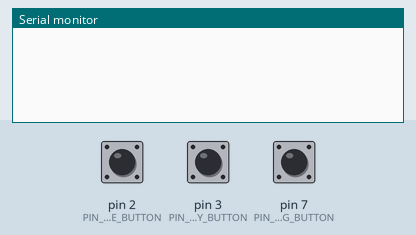
Recording of a sketch running on a simulated Arduino Uno, built with avr-gcc and run on an emulated ATmega328P. On the bench: the last lines printed to the serial monitor. Inputs (shaded band) come from the test bench; at power-on: pin 2 (PIN_CONFIG_TIME_BUTTON) LOW, pin 3 (PIN_CONFIG_QUANTITY_BUTTON) LOW, pin 7 (PIN_CONFIG_BUTTON) LOW.

Above: at 1.2 s.
1.3 s: pin 2 (PIN_CONFIG_TIME_BUTTON) pulled HIGH for 0.15 s
At 2.1 s:
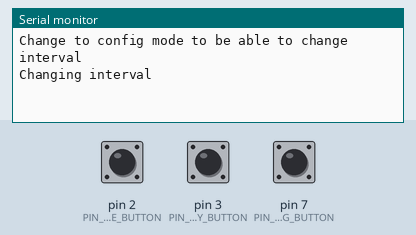
2.9 s: pin 3 (PIN_CONFIG_QUANTITY_BUTTON) pulled HIGH for 0.15 s
At 3.3 s:
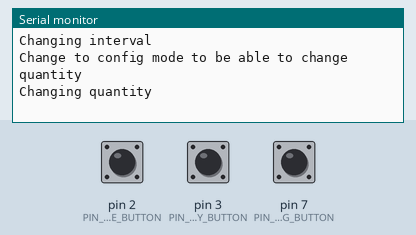
4.5 s: pin 7 (PIN_CONFIG_BUTTON) pulled HIGH for 0.15 s
At 5.4 s:
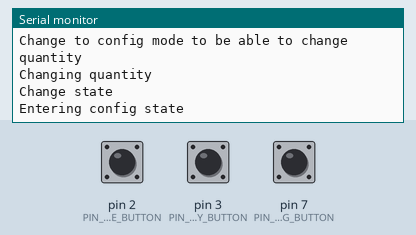
6.1 s: pin 7 (PIN_CONFIG_BUTTON) pulled HIGH for 1 s
At 6.41 s:
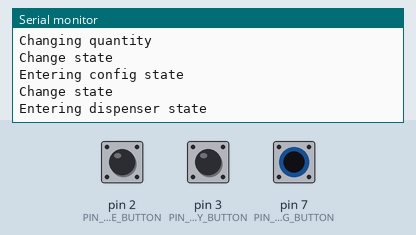
8.6 s: pin 7 (PIN_CONFIG_BUTTON) pulled HIGH for 0.15 s
At 10.7 s:
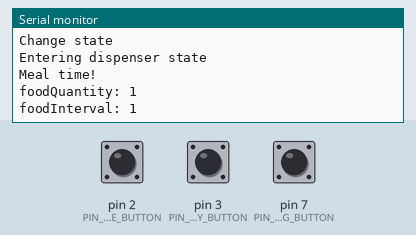

The sketch:

tempo_botao.ino
```cpp
// definir o número dos pinos
#define CONFIG_STATE 0
#define DISPENSER_STATE 1

#define CONFIG_LOW 0
#define CONFIG_MEDIUM 1
#define CONFIG_HIGH 2

#define FOOD_LOW_INTERVAL 5000
#define FOOD_MEDIUM_INTERVAL 10000
#define FOOD_HIGH_INTERVAL 15000

const int PIN_CONFIG_BUTTON = 7;
const int PIN_CONFIG_TIME_BUTTON = 2;
const int PIN_CONFIG_QUANTITY_BUTTON = 3;

int state = DISPENSER_STATE;
int foodQuantity = CONFIG_LOW;
int foodInterval = CONFIG_LOW;

unsigned long nextMealTime = FOOD_LOW_INTERVAL;

void setup() {
  Serial.begin(9600);

  pinMode(PIN_CONFIG_BUTTON, INPUT);
  pinMode(PIN_CONFIG_TIME_BUTTON, INPUT);
  pinMode(PIN_CONFIG_QUANTITY_BUTTON, INPUT);

  attachInterrupt(digitalPinToInterrupt(PIN_CONFIG_TIME_BUTTON), configInterval, RISING);
  attachInterrupt(digitalPinToInterrupt(PIN_CONFIG_QUANTITY_BUTTON), configQuantity, RISING);
}


void loop() {
  if (state == DISPENSER_STATE) {
    dispenserMode();
  }

  if (digitalRead(PIN_CONFIG_BUTTON) == HIGH) {
    changeState();
    delay(500);
  }
}

void configInterval() {
  if(state != CONFIG_STATE) {
    Serial.println("Change to config mode to be able to change interval");
  }
  Serial.println("Changing interval");

  switch (foodInterval) {
    case CONFIG_LOW:
      foodInterval = CONFIG_MEDIUM;
      nextMealTime = nextMealTime + (FOOD_MEDIUM_INTERVAL - FOOD_LOW_INTERVAL);
      break;
    case CONFIG_MEDIUM:
      foodInterval = CONFIG_HIGH;
      nextMealTime = nextMealTime + (FOOD_HIGH_INTERVAL - FOOD_MEDIUM_INTERVAL);
      break;
    case CONFIG_HIGH:
      foodInterval = CONFIG_LOW;
      nextMealTime = nextMealTime + (FOOD_LOW_INTERVAL - FOOD_HIGH_INTERVAL);
      break;
  }
}

void configQuantity() {
  if(state != CONFIG_STATE) {
    Serial.println("Change to config mode to be able to change quantity");
  };
  Serial.println("Changing quantity");

  switch (foodQuantity) {
    case CONFIG_LOW:
      foodQuantity = CONFIG_MEDIUM;
      break;
    case CONFIG_MEDIUM:
      foodQuantity = CONFIG_HIGH;
      break;
    case CONFIG_HIGH:
      foodQuantity = CONFIG_LOW;
      break;
  }
}

void dispenserMode() {
  // Verificar limite do unsigned long e ver o que acontece com o milis se tiver no limite
  unsigned long currentTime = millis();

  if (currentTime >= nextMealTime) {
    updateNextMealTime();
    dispenser();
  }
}

void dispenser() {
  Serial.println("Meal time!");
  Serial.print("foodQuantity: ");
  Serial.println(foodQuantity);
  Serial.print("foodInterval: ");
  Serial.println(foodInterval);
}

void updateNextMealTime() {
  switch (foodInterval) {
    case CONFIG_LOW:
      nextMealTime = nextMealTime + FOOD_LOW_INTERVAL;
      break;
    case CONFIG_MEDIUM:
      nextMealTime = nextMealTime + FOOD_MEDIUM_INTERVAL;
      break;
    case CONFIG_HIGH:
      nextMealTime = nextMealTime + FOOD_HIGH_INTERVAL;
      break;
  }
}

void changeState() {
  Serial.println("Change state");
  state = !state;

  if(state == DISPENSER_STATE)
    Serial.println("Entering dispenser state");

  if(state == CONFIG_STATE)
    Serial.println("Entering config state");
}
```

Measured:
- after the input at 1.3 s, the serial monitor: prints a new line at once (image 1)
- after the input at 2.9 s, the serial monitor: prints a new line at once (image 2)
- after the input at 4.5 s, the serial monitor: prints a new line at once (image 3)
- after the input at 6.1 s, the serial monitor: prints a new line at once (image 4)
- after the input at 8.6 s, the serial monitor: prints a new line after 1.4 s (image 5)
